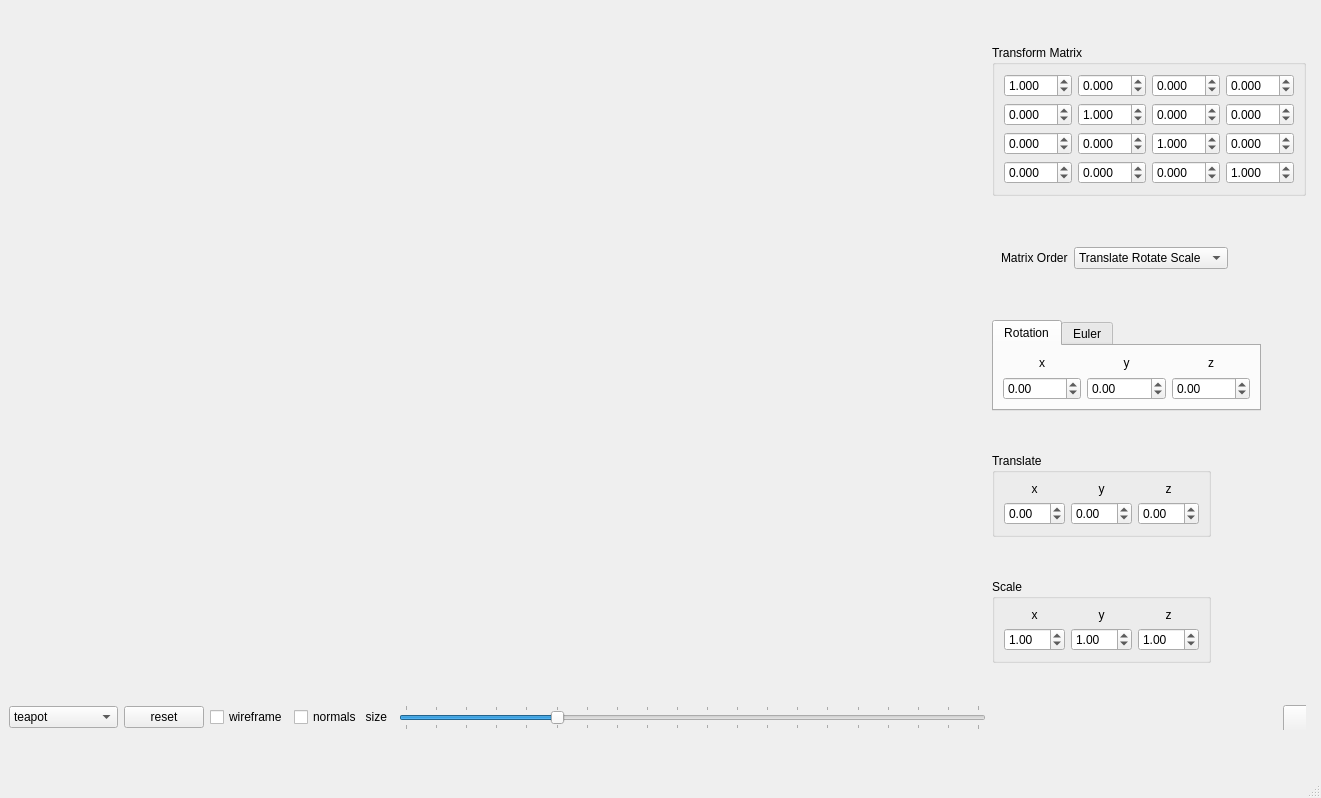
<?xml version="1.0" encoding="UTF-8"?>
<ui version="4.0">
 <class>MainWindow</class>
 <widget class="QMainWindow" name="MainWindow">
  <property name="geometry">
   <rect>
    <x>0</x>
    <y>0</y>
    <width>1321</width>
    <height>798</height>
   </rect>
  </property>
  <property name="baseSize">
   <size>
    <width>0</width>
    <height>0</height>
   </size>
  </property>
  <property name="windowTitle">
   <string>Affine Transform Demo using ngl::Matrix</string>
  </property>
  <widget class="QWidget" name="m_centralwidget">
   <layout class="QGridLayout" name="s_mainGridLayout">
    <item row="0" column="6" colspan="2">
     <widget class="QGroupBox" name="s_matrixGB">
      <property name="sizePolicy">
       <sizepolicy hsizetype="Fixed" vsizetype="Fixed">
        <horstretch>0</horstretch>
        <verstretch>0</verstretch>
       </sizepolicy>
      </property>
      <property name="title">
       <string>Transform Matrix</string>
      </property>
      <layout class="QGridLayout" name="gridLayout">
       <item row="3" column="3">
        <widget class="QDoubleSpinBox" name="m_m30">
         <property name="decimals">
          <number>3</number>
         </property>
         <property name="minimum">
          <double>-20.000000000000000</double>
         </property>
         <property name="maximum">
          <double>20.000000000000000</double>
         </property>
         <property name="singleStep">
          <double>0.010000000000000</double>
         </property>
         <property name="value">
          <double>0.000000000000000</double>
         </property>
        </widget>
       </item>
       <item row="0" column="3">
        <widget class="QDoubleSpinBox" name="m_m00">
         <property name="decimals">
          <number>3</number>
         </property>
         <property name="minimum">
          <double>-20.000000000000000</double>
         </property>
         <property name="maximum">
          <double>20.000000000000000</double>
         </property>
         <property name="singleStep">
          <double>0.010000000000000</double>
         </property>
         <property name="value">
          <double>1.000000000000000</double>
         </property>
        </widget>
       </item>
       <item row="1" column="3">
        <widget class="QDoubleSpinBox" name="m_m10">
         <property name="decimals">
          <number>3</number>
         </property>
         <property name="minimum">
          <double>-20.000000000000000</double>
         </property>
         <property name="maximum">
          <double>20.000000000000000</double>
         </property>
         <property name="singleStep">
          <double>0.010000000000000</double>
         </property>
         <property name="value">
          <double>0.000000000000000</double>
         </property>
        </widget>
       </item>
       <item row="2" column="3">
        <widget class="QDoubleSpinBox" name="m_m20">
         <property name="decimals">
          <number>3</number>
         </property>
         <property name="minimum">
          <double>-20.000000000000000</double>
         </property>
         <property name="maximum">
          <double>20.000000000000000</double>
         </property>
         <property name="singleStep">
          <double>0.010000000000000</double>
         </property>
         <property name="value">
          <double>0.000000000000000</double>
         </property>
        </widget>
       </item>
       <item row="0" column="7">
        <widget class="QDoubleSpinBox" name="m_m03">
         <property name="decimals">
          <number>3</number>
         </property>
         <property name="minimum">
          <double>-20.000000000000000</double>
         </property>
         <property name="maximum">
          <double>20.000000000000000</double>
         </property>
         <property name="singleStep">
          <double>0.010000000000000</double>
         </property>
         <property name="value">
          <double>0.000000000000000</double>
         </property>
        </widget>
       </item>
       <item row="0" column="6">
        <widget class="QDoubleSpinBox" name="m_m02">
         <property name="decimals">
          <number>3</number>
         </property>
         <property name="minimum">
          <double>-20.000000000000000</double>
         </property>
         <property name="maximum">
          <double>20.000000000000000</double>
         </property>
         <property name="singleStep">
          <double>0.010000000000000</double>
         </property>
         <property name="value">
          <double>0.000000000000000</double>
         </property>
        </widget>
       </item>
       <item row="0" column="4">
        <widget class="QDoubleSpinBox" name="m_m01">
         <property name="decimals">
          <number>3</number>
         </property>
         <property name="minimum">
          <double>-20.000000000000000</double>
         </property>
         <property name="maximum">
          <double>20.000000000000000</double>
         </property>
         <property name="singleStep">
          <double>0.010000000000000</double>
         </property>
         <property name="value">
          <double>0.000000000000000</double>
         </property>
        </widget>
       </item>
       <item row="1" column="4">
        <widget class="QDoubleSpinBox" name="m_m11">
         <property name="decimals">
          <number>3</number>
         </property>
         <property name="minimum">
          <double>-20.000000000000000</double>
         </property>
         <property name="maximum">
          <double>20.000000000000000</double>
         </property>
         <property name="singleStep">
          <double>0.010000000000000</double>
         </property>
         <property name="value">
          <double>1.000000000000000</double>
         </property>
        </widget>
       </item>
       <item row="2" column="4">
        <widget class="QDoubleSpinBox" name="m_m21">
         <property name="decimals">
          <number>3</number>
         </property>
         <property name="minimum">
          <double>-20.000000000000000</double>
         </property>
         <property name="maximum">
          <double>20.000000000000000</double>
         </property>
         <property name="singleStep">
          <double>0.010000000000000</double>
         </property>
         <property name="value">
          <double>0.000000000000000</double>
         </property>
        </widget>
       </item>
       <item row="3" column="4">
        <widget class="QDoubleSpinBox" name="m_m31">
         <property name="decimals">
          <number>3</number>
         </property>
         <property name="minimum">
          <double>-20.000000000000000</double>
         </property>
         <property name="maximum">
          <double>20.000000000000000</double>
         </property>
         <property name="singleStep">
          <double>0.010000000000000</double>
         </property>
         <property name="value">
          <double>0.000000000000000</double>
         </property>
        </widget>
       </item>
       <item row="1" column="6">
        <widget class="QDoubleSpinBox" name="m_m12">
         <property name="decimals">
          <number>3</number>
         </property>
         <property name="minimum">
          <double>-20.000000000000000</double>
         </property>
         <property name="maximum">
          <double>20.000000000000000</double>
         </property>
         <property name="singleStep">
          <double>0.010000000000000</double>
         </property>
         <property name="value">
          <double>0.000000000000000</double>
         </property>
        </widget>
       </item>
       <item row="1" column="7">
        <widget class="QDoubleSpinBox" name="m_m13">
         <property name="decimals">
          <number>3</number>
         </property>
         <property name="minimum">
          <double>-20.000000000000000</double>
         </property>
         <property name="maximum">
          <double>20.000000000000000</double>
         </property>
         <property name="singleStep">
          <double>0.010000000000000</double>
         </property>
         <property name="value">
          <double>0.000000000000000</double>
         </property>
        </widget>
       </item>
       <item row="2" column="6">
        <widget class="QDoubleSpinBox" name="m_m22">
         <property name="decimals">
          <number>3</number>
         </property>
         <property name="minimum">
          <double>-20.000000000000000</double>
         </property>
         <property name="maximum">
          <double>20.000000000000000</double>
         </property>
         <property name="singleStep">
          <double>0.010000000000000</double>
         </property>
         <property name="value">
          <double>1.000000000000000</double>
         </property>
        </widget>
       </item>
       <item row="2" column="7">
        <widget class="QDoubleSpinBox" name="m_m23">
         <property name="decimals">
          <number>3</number>
         </property>
         <property name="minimum">
          <double>-20.000000000000000</double>
         </property>
         <property name="maximum">
          <double>20.000000000000000</double>
         </property>
         <property name="singleStep">
          <double>0.010000000000000</double>
         </property>
         <property name="value">
          <double>0.000000000000000</double>
         </property>
        </widget>
       </item>
       <item row="3" column="6">
        <widget class="QDoubleSpinBox" name="m_m32">
         <property name="decimals">
          <number>3</number>
         </property>
         <property name="minimum">
          <double>-20.000000000000000</double>
         </property>
         <property name="maximum">
          <double>20.000000000000000</double>
         </property>
         <property name="singleStep">
          <double>0.010000000000000</double>
         </property>
         <property name="value">
          <double>0.000000000000000</double>
         </property>
        </widget>
       </item>
       <item row="3" column="7">
        <widget class="QDoubleSpinBox" name="m_m33">
         <property name="decimals">
          <number>3</number>
         </property>
         <property name="minimum">
          <double>-20.000000000000000</double>
         </property>
         <property name="maximum">
          <double>20.000000000000000</double>
         </property>
         <property name="singleStep">
          <double>0.010000000000000</double>
         </property>
         <property name="value">
          <double>1.000000000000000</double>
         </property>
        </widget>
       </item>
      </layout>
     </widget>
    </item>
    <item row="3" column="6" colspan="2">
     <widget class="QGroupBox" name="s_translateGroupBox">
      <property name="sizePolicy">
       <sizepolicy hsizetype="Fixed" vsizetype="Fixed">
        <horstretch>0</horstretch>
        <verstretch>0</verstretch>
       </sizepolicy>
      </property>
      <property name="title">
       <string>Translate</string>
      </property>
      <layout class="QGridLayout" name="gridLayout_3">
       <item row="1" column="0">
        <widget class="QDoubleSpinBox" name="m_tx">
         <property name="minimum">
          <double>-20.000000000000000</double>
         </property>
         <property name="maximum">
          <double>20.000000000000000</double>
         </property>
         <property name="singleStep">
          <double>0.100000000000000</double>
         </property>
        </widget>
       </item>
       <item row="1" column="1">
        <widget class="QDoubleSpinBox" name="m_ty">
         <property name="minimum">
          <double>-20.000000000000000</double>
         </property>
         <property name="maximum">
          <double>20.000000000000000</double>
         </property>
         <property name="singleStep">
          <double>0.100000000000000</double>
         </property>
        </widget>
       </item>
       <item row="1" column="2">
        <widget class="QDoubleSpinBox" name="m_tz">
         <property name="minimum">
          <double>-20.000000000000000</double>
         </property>
         <property name="maximum">
          <double>20.000000000000000</double>
         </property>
         <property name="singleStep">
          <double>0.100000000000000</double>
         </property>
        </widget>
       </item>
       <item row="0" column="0">
        <widget class="QLabel" name="s_txLabel">
         <property name="text">
          <string>x</string>
         </property>
         <property name="alignment">
          <set>Qt::AlignCenter</set>
         </property>
        </widget>
       </item>
       <item row="0" column="1">
        <widget class="QLabel" name="s_tyLabel">
         <property name="text">
          <string>y</string>
         </property>
         <property name="alignment">
          <set>Qt::AlignCenter</set>
         </property>
        </widget>
       </item>
       <item row="0" column="2">
        <widget class="QLabel" name="s_tzLabel">
         <property name="text">
          <string>z</string>
         </property>
         <property name="alignment">
          <set>Qt::AlignCenter</set>
         </property>
        </widget>
       </item>
      </layout>
     </widget>
    </item>
    <item row="1" column="6" colspan="2">
     <widget class="QWidget" name="widget" native="true">
      <property name="sizePolicy">
       <sizepolicy hsizetype="Fixed" vsizetype="Fixed">
        <horstretch>0</horstretch>
        <verstretch>0</verstretch>
       </sizepolicy>
      </property>
      <layout class="QFormLayout" name="formLayout_2">
       <item row="0" column="0">
        <layout class="QFormLayout" name="s_FormLayoutMatrixOrder">
         <item row="0" column="1">
          <widget class="QComboBox" name="m_matrixOrder">
           <property name="currentIndex">
            <number>1</number>
           </property>
           <item>
            <property name="text">
             <string>Rotate Translate Scale</string>
            </property>
           </item>
           <item>
            <property name="text">
             <string>Translate Rotate Scale</string>
            </property>
           </item>
           <item>
            <property name="text">
             <string>Gimbal Lock</string>
            </property>
           </item>
           <item>
            <property name="text">
             <string>Euler Translate Scale</string>
            </property>
           </item>
           <item>
            <property name="text">
             <string>Translate Euler Scale</string>
            </property>
           </item>
          </widget>
         </item>
         <item row="0" column="0">
          <widget class="QLabel" name="s_matrixOrderLabel">
           <property name="text">
            <string>Matrix Order</string>
           </property>
          </widget>
         </item>
        </layout>
       </item>
      </layout>
     </widget>
    </item>
    <item row="7" column="2">
     <widget class="QCheckBox" name="m_wireframe">
      <property name="text">
       <string>wireframe</string>
      </property>
     </widget>
    </item>
    <item row="4" column="6">
     <widget class="QGroupBox" name="s_scaleGroupBox">
      <property name="sizePolicy">
       <sizepolicy hsizetype="Fixed" vsizetype="Fixed">
        <horstretch>0</horstretch>
        <verstretch>0</verstretch>
       </sizepolicy>
      </property>
      <property name="title">
       <string>Scale</string>
      </property>
      <layout class="QGridLayout" name="gridLayout_4">
       <item row="1" column="0">
        <widget class="QDoubleSpinBox" name="m_sx">
         <property name="minimum">
          <double>-20.000000000000000</double>
         </property>
         <property name="maximum">
          <double>20.000000000000000</double>
         </property>
         <property name="singleStep">
          <double>0.100000000000000</double>
         </property>
         <property name="value">
          <double>1.000000000000000</double>
         </property>
        </widget>
       </item>
       <item row="1" column="1">
        <widget class="QDoubleSpinBox" name="m_sy">
         <property name="minimum">
          <double>-20.000000000000000</double>
         </property>
         <property name="maximum">
          <double>20.000000000000000</double>
         </property>
         <property name="singleStep">
          <double>0.100000000000000</double>
         </property>
         <property name="value">
          <double>1.000000000000000</double>
         </property>
        </widget>
       </item>
       <item row="1" column="2">
        <widget class="QDoubleSpinBox" name="m_sz">
         <property name="minimum">
          <double>-20.000000000000000</double>
         </property>
         <property name="maximum">
          <double>20.000000000000000</double>
         </property>
         <property name="singleStep">
          <double>0.100000000000000</double>
         </property>
         <property name="value">
          <double>1.000000000000000</double>
         </property>
        </widget>
       </item>
       <item row="0" column="0">
        <widget class="QLabel" name="s_txLabel_2">
         <property name="text">
          <string>x</string>
         </property>
         <property name="alignment">
          <set>Qt::AlignCenter</set>
         </property>
        </widget>
       </item>
       <item row="0" column="1">
        <widget class="QLabel" name="s_tyLabel_2">
         <property name="text">
          <string>y</string>
         </property>
         <property name="alignment">
          <set>Qt::AlignCenter</set>
         </property>
        </widget>
       </item>
       <item row="0" column="2">
        <widget class="QLabel" name="s_tzLabel_2">
         <property name="text">
          <string>z</string>
         </property>
         <property name="alignment">
          <set>Qt::AlignCenter</set>
         </property>
        </widget>
       </item>
      </layout>
     </widget>
    </item>
    <item row="7" column="6" colspan="2">
     <widget class="QFrame" name="frame">
      <property name="frameShape">
       <enum>QFrame::NoFrame</enum>
      </property>
      <property name="frameShadow">
       <enum>QFrame::Plain</enum>
      </property>
      <widget class="QPushButton" name="m_colour">
       <property name="geometry">
        <rect>
         <x>291</x>
         <y>0</y>
         <width>85</width>
         <height>32</height>
        </rect>
       </property>
       <property name="text">
        <string>Colour</string>
       </property>
      </widget>
     </widget>
    </item>
    <item row="7" column="4">
     <widget class="QSlider" name="m_normalSize">
      <property name="layoutDirection">
       <enum>Qt::RightToLeft</enum>
      </property>
      <property name="minimum">
       <number>1</number>
      </property>
      <property name="maximum">
       <number>20</number>
      </property>
      <property name="pageStep">
       <number>1</number>
      </property>
      <property name="value">
       <number>6</number>
      </property>
      <property name="sliderPosition">
       <number>6</number>
      </property>
      <property name="orientation">
       <enum>Qt::Horizontal</enum>
      </property>
      <property name="invertedAppearance">
       <bool>true</bool>
      </property>
      <property name="tickPosition">
       <enum>QSlider::TicksBothSides</enum>
      </property>
     </widget>
    </item>
    <item row="3" column="8">
     <widget class="QFrame" name="frame_2">
      <property name="frameShape">
       <enum>QFrame::StyledPanel</enum>
      </property>
      <property name="frameShadow">
       <enum>QFrame::Raised</enum>
      </property>
     </widget>
    </item>
    <item row="2" column="6" colspan="2">
     <widget class="QTabWidget" name="s_rotateTabWidget">
      <property name="sizePolicy">
       <sizepolicy hsizetype="Fixed" vsizetype="Fixed">
        <horstretch>0</horstretch>
        <verstretch>0</verstretch>
       </sizepolicy>
      </property>
      <widget class="QWidget" name="s_rotateTabWidgetPage1">
       <attribute name="title">
        <string>Rotation</string>
       </attribute>
       <layout class="QGridLayout" name="gridLayout_2">
        <item row="1" column="0">
         <widget class="QDoubleSpinBox" name="m_rx">
          <property name="minimum">
           <double>-180.000000000000000</double>
          </property>
          <property name="maximum">
           <double>180.000000000000000</double>
          </property>
         </widget>
        </item>
        <item row="1" column="1">
         <widget class="QDoubleSpinBox" name="m_ry">
          <property name="minimum">
           <double>-180.000000000000000</double>
          </property>
          <property name="maximum">
           <double>180.000000000000000</double>
          </property>
         </widget>
        </item>
        <item row="1" column="2">
         <widget class="QDoubleSpinBox" name="m_rz">
          <property name="minimum">
           <double>-180.000000000000000</double>
          </property>
          <property name="maximum">
           <double>180.000000000000000</double>
          </property>
         </widget>
        </item>
        <item row="0" column="2">
         <widget class="QLabel" name="s_rotZLabel">
          <property name="text">
           <string>z</string>
          </property>
          <property name="alignment">
           <set>Qt::AlignCenter</set>
          </property>
         </widget>
        </item>
        <item row="0" column="0">
         <widget class="QLabel" name="s_rotXLabel">
          <property name="text">
           <string>x</string>
          </property>
          <property name="alignment">
           <set>Qt::AlignCenter</set>
          </property>
         </widget>
        </item>
        <item row="0" column="1">
         <widget class="QLabel" name="s_rotYLabel">
          <property name="text">
           <string>y</string>
          </property>
          <property name="alignment">
           <set>Qt::AlignCenter</set>
          </property>
         </widget>
        </item>
       </layout>
      </widget>
      <widget class="QWidget" name="tab">
       <attribute name="title">
        <string>Euler</string>
       </attribute>
       <layout class="QGridLayout" name="gridLayout_5">
        <item row="1" column="0">
         <widget class="QDoubleSpinBox" name="m_eulerAngle">
          <property name="maximum">
           <double>360.000000000000000</double>
          </property>
         </widget>
        </item>
        <item row="1" column="1">
         <widget class="QDoubleSpinBox" name="m_eulerXAxis">
          <property name="minimum">
           <double>-1.000000000000000</double>
          </property>
          <property name="maximum">
           <double>1.000000000000000</double>
          </property>
          <property name="singleStep">
           <double>0.010000000000000</double>
          </property>
          <property name="value">
           <double>1.000000000000000</double>
          </property>
         </widget>
        </item>
        <item row="1" column="2">
         <widget class="QDoubleSpinBox" name="m_eulerYAxis">
          <property name="minimum">
           <double>-1.000000000000000</double>
          </property>
          <property name="maximum">
           <double>1.000000000000000</double>
          </property>
          <property name="singleStep">
           <double>0.010000000000000</double>
          </property>
         </widget>
        </item>
        <item row="1" column="3">
         <widget class="QDoubleSpinBox" name="m_eulerZAxis">
          <property name="minimum">
           <double>-1.000000000000000</double>
          </property>
          <property name="maximum">
           <double>1.000000000000000</double>
          </property>
          <property name="singleStep">
           <double>0.010000000000000</double>
          </property>
         </widget>
        </item>
        <item row="0" column="1" colspan="2">
         <widget class="QLabel" name="s_eulerAxisLabel">
          <property name="text">
           <string>Axis</string>
          </property>
         </widget>
        </item>
        <item row="0" column="0">
         <widget class="QLabel" name="s_eulerAngleLabel">
          <property name="text">
           <string>Angle</string>
          </property>
         </widget>
        </item>
       </layout>
      </widget>
     </widget>
    </item>
    <item row="7" column="3">
     <widget class="QCheckBox" name="m_normals">
      <property name="text">
       <string>normals   size</string>
      </property>
     </widget>
    </item>
    <item row="7" column="0">
     <widget class="QComboBox" name="m_vboSelection">
      <property name="currentIndex">
       <number>6</number>
      </property>
      <item>
       <property name="text">
        <string>sphere</string>
       </property>
      </item>
      <item>
       <property name="text">
        <string>cylinder</string>
       </property>
      </item>
      <item>
       <property name="text">
        <string>cone</string>
       </property>
      </item>
      <item>
       <property name="text">
        <string>disk</string>
       </property>
      </item>
      <item>
       <property name="text">
        <string>plane</string>
       </property>
      </item>
      <item>
       <property name="text">
        <string>torus</string>
       </property>
      </item>
      <item>
       <property name="text">
        <string>teapot</string>
       </property>
      </item>
      <item>
       <property name="text">
        <string>octahedron</string>
       </property>
      </item>
      <item>
       <property name="text">
        <string>dodecahedron</string>
       </property>
      </item>
      <item>
       <property name="text">
        <string>icosahedron</string>
       </property>
      </item>
      <item>
       <property name="text">
        <string>tetrahedron</string>
       </property>
      </item>
      <item>
       <property name="text">
        <string>football</string>
       </property>
      </item>
      <item>
       <property name="text">
        <string>cube</string>
       </property>
      </item>
      <item>
       <property name="text">
        <string>troll</string>
       </property>
      </item>
      <item>
       <property name="text">
        <string>buddah</string>
       </property>
      </item>
      <item>
       <property name="text">
        <string>dragon</string>
       </property>
      </item>
      <item>
       <property name="text">
        <string>bunny</string>
       </property>
      </item>
     </widget>
    </item>
    <item row="7" column="1">
     <widget class="QPushButton" name="m_reset">
      <property name="text">
       <string>reset</string>
      </property>
     </widget>
    </item>
   </layout>
  </widget>
  <widget class="QMenuBar" name="menubar">
   <property name="geometry">
    <rect>
     <x>0</x>
     <y>0</y>
     <width>1321</width>
     <height>22</height>
    </rect>
   </property>
  </widget>
  <widget class="QStatusBar" name="statusbar"/>
 </widget>
 <tabstops>
  <tabstop>m_vboSelection</tabstop>
  <tabstop>m_reset</tabstop>
  <tabstop>m_wireframe</tabstop>
  <tabstop>m_normals</tabstop>
  <tabstop>m_m11</tabstop>
  <tabstop>m_m12</tabstop>
  <tabstop>m_m13</tabstop>
  <tabstop>m_m20</tabstop>
  <tabstop>m_m21</tabstop>
  <tabstop>m_m22</tabstop>
  <tabstop>m_m23</tabstop>
  <tabstop>m_m30</tabstop>
  <tabstop>m_m31</tabstop>
  <tabstop>m_m32</tabstop>
  <tabstop>m_m33</tabstop>
  <tabstop>m_m10</tabstop>
  <tabstop>m_m03</tabstop>
  <tabstop>m_m02</tabstop>
  <tabstop>m_m01</tabstop>
  <tabstop>m_m00</tabstop>
 </tabstops>
 <resources/>
 <connections/>
</ui>
